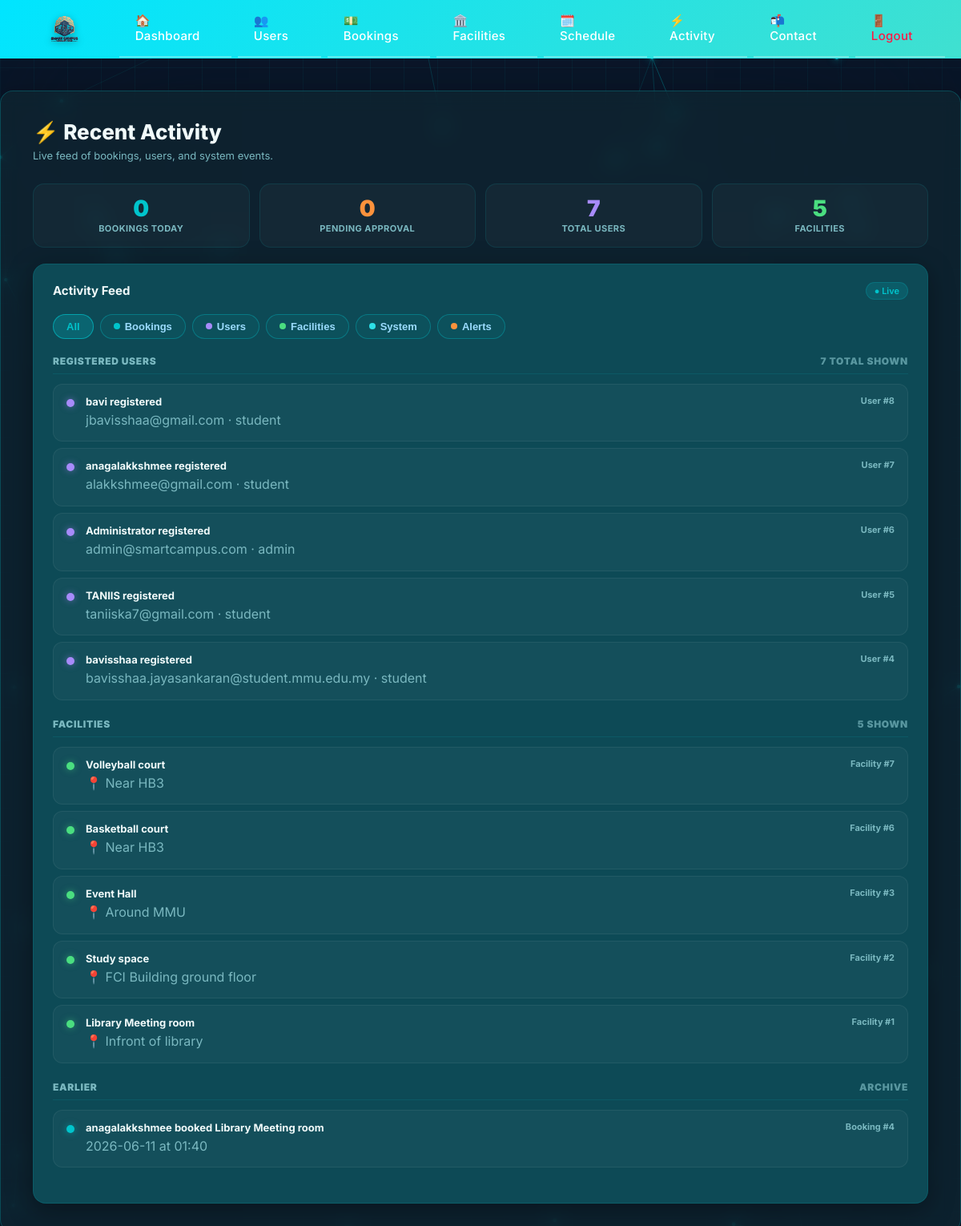
Before: /admin/activity (signed in) with the older database file.
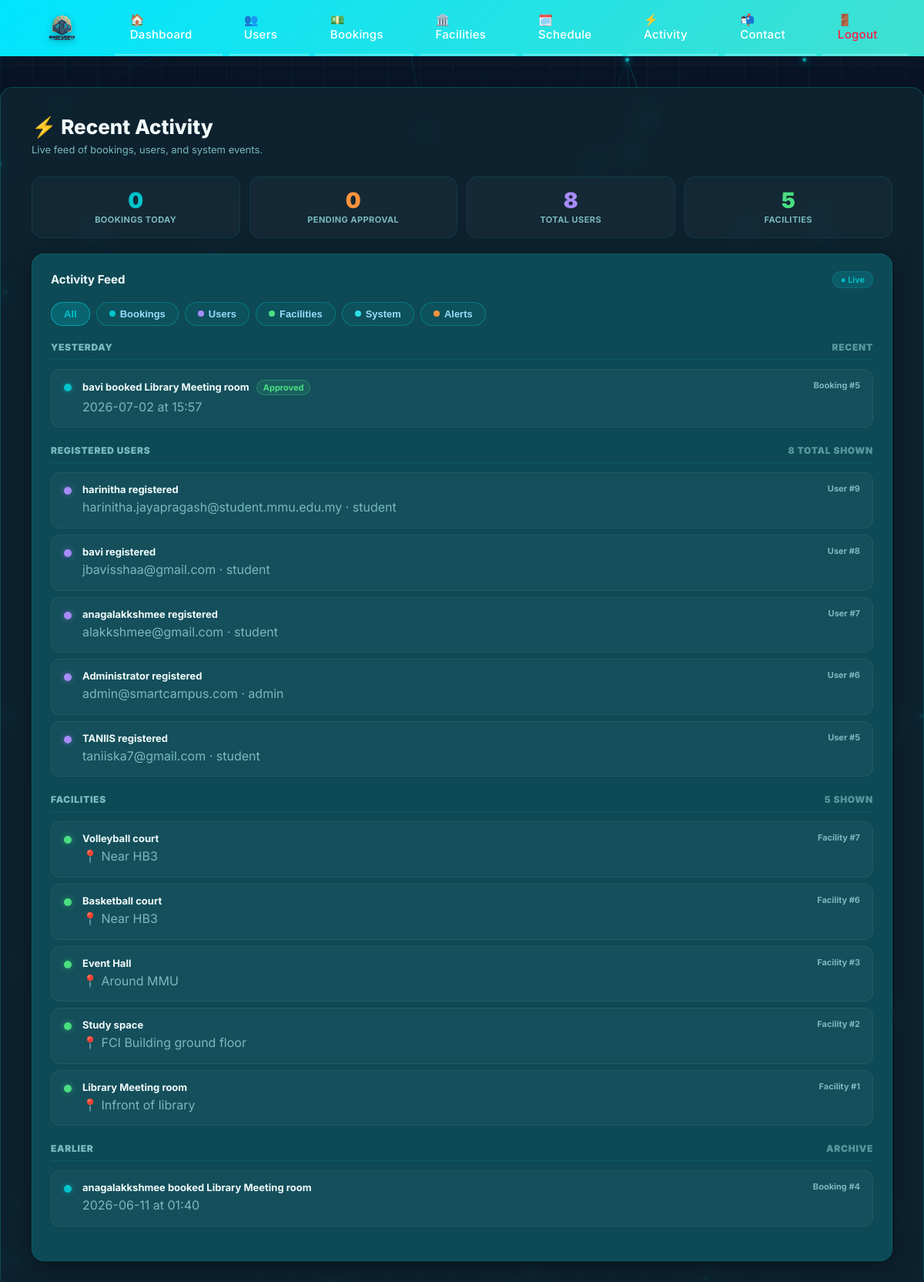
After: the same page with the newer database file.
### tables this page shows
CREATE TABLE users (
        id INTEGER PRIMARY KEY AUTOINCREMENT,
        name TEXT,
        username TEXT UNIQUE,
        email TEXT UNIQUE,
        password TEXT,
        role TEXT DEFAULT 'student'
    );

CREATE TABLE facilities (
        id INTEGER PRIMARY KEY AUTOINCREMENT,
        name TEXT,
        location TEXT,
        description TEXT,
        image_filenames TEXT DEFAULT ''
    , category TEXT DEFAULT 'others', capacity INTEGER DEFAULT 0, view_360_filename TEXT DEFAULT '');

CREATE TABLE bookings (
        id INTEGER PRIMARY KEY AUTOINCREMENT,
        user_id INTEGER,
        facility_id INTEGER,
        date TEXT,
        time TEXT,
        status TEXT,
        is_approved INTEGER DEFAULT 0
    , facility_title TEXT, created_at TEXT DEFAULT (datetime('now')));

### app.py (the view)
@app.route("/admin/activity")
def admin_activity():
    guard = require_admin()
    if guard: return guard
    conn = get_db()
    today = malaysia_now().strftime("%Y-%m-%d")
    yesterday = (malaysia_now() - timedelta(days=1)).strftime("%Y-%m-%d")
    bookings = conn.execute("""
        SELECT b.id, u.name AS user_name, f.name AS facility_name,
               b.date, b.time, b.status, b.is_approved
        FROM bookings b
        JOIN users u ON b.user_id = u.id
        JOIN facilities f ON b.facility_id = f.id
        ORDER BY b.id DESC LIMIT 30
    """).fetchall()
    users = conn.execute("""
        SELECT id, name, email, role FROM users ORDER BY id DESC LIMIT 20
    """).fetchall()
    facilities = conn.execute("""
        SELECT id, name, location FROM facilities ORDER BY id DESC LIMIT 10
    """).fetchall()
    total_bookings_today = conn.execute(
        "SELECT COUNT(*) as cnt FROM bookings WHERE date=?", (today,)
    ).fetchone()["cnt"]
    pending = conn.execute(
        "SELECT COUNT(*) as cnt FROM bookings WHERE is_approved=0 AND status != 'canceled'"
    ).fetchone()["cnt"]
    total_users = conn.execute("SELECT COUNT(*) as cnt FROM users").fetchone()["cnt"]
    total_facilities = conn.execute("SELECT COUNT(*) as cnt FROM facilities").fetchone()["cnt"]
    conn.close()
    return render_template("admin_activity.html",
        bookings=bookings, users=users, facilities=facilities,
        today=today, yesterday=yesterday,
        total_bookings_today=total_bookings_today,
        pending=pending, total_users=total_users,
        total_facilities=total_facilities,
    )

### app.py (called while the page is built)
def malaysia_now():
    return datetime.now(MALAYSIA_TZ)

def get_db():
    conn = sqlite3.connect("database.db")
    conn.row_factory = sqlite3.Row
    return conn

def require_admin():
    if "user_id" not in session:
        flash("Please log in as admin.")
        return redirect('/admin-login')
    if session.get("role") != "admin":
        session.clear()
        session.modified = True
        flash("Access denied. Please log in as admin.")
        return redirect('/admin-login')
    return None

### smart campus/templates/admin_activity.html (shortened to what this page needs)
{% extends "base.html" %}
{% block content %}
<div class="act-header">
  <h1>⚡ Recent Activity</h1>
  <p>Live feed of bookings, users, and system events.</p>
</div>
<div class="stat-strip">
  <div class="stat-card">
    <div class="num">{{ total_bookings_today }}</div>
    <div class="lbl">Bookings Today</div>
  </div>
  <div class="stat-card orange">
    <div class="num">{{ pending }}</div>
    <div class="lbl">Pending Approval</div>
  </div>
  <div class="stat-card purple">
    <div class="num">{{ total_users }}</div>
    <div class="lbl">Total Users</div>
  </div>
  <div class="stat-card green">
    <div class="num">{{ total_facilities }}</div>
    <div class="lbl">Facilities</div>
  </div>
</div>
<div class="panel">
  <div class="panel-header">
    <div class="panel-title">Activity Feed</div>
    <div class="panel-badge">● Live</div>
  </div>
  <div class="filters">
    <button class="fbtn active" type="button" data-type="all">All</button>
    <button class="fbtn" type="button" data-type="Bookings"><span class="fdot fdot-bookings"></span>Bookings</button>
    <button class="fbtn" type="button" data-type="Users"><span class="fdot fdot-users"></span>Users</button>
    <button class="fbtn" type="button" data-type="Facilities"><span class="fdot fdot-facilities"></span>Facilities</button>
    <button class="fbtn" type="button" data-type="System"><span class="fdot fdot-system"></span>System</button>
    <button class="fbtn" type="button" data-type="Alerts"><span class="fdot fdot-alerts"></span>Alerts</button>
  </div>
  <div id="activity">
    {% set today_bookings = bookings | selectattr('date', 'equalto', today) | list %}
    {% set yest_bookings = bookings | selectattr('date', 'equalto', yesterday) | list %}
    {% if yest_bookings %}
    <div class="day-block">
      <div class="day-head">
        <div class="day-title">Yesterday</div>
        <div class="day-title" style="opacity:.7;">Recent</div>
      </div>
      <div class="cards">
        {% for b in yest_bookings %}
        <div class="card" data-type="Bookings">
          <div class="dot c-bookings"></div>
          <div class="card-body">
            <div class="card-title">
              {{ b['user_name'] }} booked {{ b['facility_name'] }}
              {% if b['is_approved'] == 1 %}
                <span class="status-pill sp-approved">Approved</span>
              {% elif b['status'] == 'canceled' %}
                <span class="status-pill sp-canceled">Canceled</span>
              {% else %}
                <span class="status-pill sp-pending">Pending</span>
              {% endif %}
            </div>
            <p class="card-sub">{{ b['date'] }} at {{ b['time'] or '—' }}</p>
          </div>
          <div class="card-meta">Booking #{{ b['id'] }}</div>
        </div>
        {% endfor %}
      </div>
    </div>
    {% endif %}
    {% if users %}
    <div class="day-block">
      <div class="day-head">
        <div class="day-title">Registered Users</div>
        <div class="day-title" style="opacity:.7;">{{ users|length }} total shown</div>
      </div>
      <div class="cards">
        {% for u in users[:5] %}
        <div class="card" data-type="Users">
          <div class="dot c-users"></div>
          <div class="card-body">
            <div class="card-title">{{ u['name'] or 'Unknown' }} registered</div>
            <p class="card-sub">{{ u['email'] or '—' }} · {{ u['role'] or 'student' }}</p>
          </div>
          <div class="card-meta">User #{{ u['id'] }}</div>
        </div>
        {% endfor %}
      </div>
    </div>
    {% endif %}
    {% if facilities %}
    <div class="day-block">
      <div class="day-head">
        <div class="day-title">Facilities</div>
        <div class="day-title" style="opacity:.7;">{{ facilities|length }} shown</div>
      </div>
      <div class="cards">
        {% for f in facilities %}
        <div class="card" data-type="Facilities">
          <div class="dot c-facilities"></div>
          <div class="card-body">
            <div class="card-title">{{ f['name'] }}</div>
            <p class="card-sub">📍 {{ f['location'] or '—' }}</p>
          </div>
          <div class="card-meta">Facility #{{ f['id'] }}</div>
        </div>
        {% endfor %}
      </div>
    </div>
    {% endif %}
    {% set older = bookings | rejectattr('date', 'equalto', today) | rejectattr('date', 'equalto', yesterday) | list %}
    {% if older %}
    <div class="day-block">
      <div class="day-head">
        <div class="day-title">Earlier</div>
        <div class="day-title" style="opacity:.7;">Archive</div>
      </div>
      <div class="cards">
        {% for b in older[:5] %}
        <div class="card" data-type="Bookings">
          <div class="dot c-bookings"></div>
          <div class="card-body">
            <div class="card-title">{{ b['user_name'] }} booked {{ b['facility_name'] }}</div>
            <p class="card-sub">{{ b['date'] }} at {{ b['time'] or '—' }}</p>
          </div>
          <div class="card-meta">Booking #{{ b['id'] }}</div>
        </div>
        {% endfor %}
      </div>
    </div>
    {% endif %}
  </div>
</div>
{% endblock %}

### smart campus/templates/base.html (shortened to what this page needs)
<!DOCTYPE html>
<html>
<head>
    <link rel="stylesheet" href="{{ url_for('static', filename='admin.css') }}">
</head>
<body>
    <nav>
        <div class="site-branding">
            <img src="{{ url_for('static', filename='images/download-1.svg') }}" alt="Download" class="logo-img">
        </div>
        <a href="/admin">🏠 Dashboard</a>
        <a href="/admin/users">👥 Users</a>
        <a href="/admin/bookings">💵 Bookings</a>
        <a href="/admin/facilities">🏛️ Facilities</a>
        <a href="/admin/todays-schedule">🗓️ Schedule</a>
        <a href="/admin/activity">⚡ Activity</a>
        <a href="/admin/contact">📬 Contact</a>
        <a href="/logout">🚪 Logout</a>
    </nav>
    <div class="container">
        {% block content %}{% endblock %}
    </div>
</body>
</html>

### static/admin.css (style rules this page uses)
* { margin: 0; padding: 0; box-sizing: border-box; }
body { font-family: 'Inter', sans-serif; background: radial-gradient(1200px 700px at 15% 15%, rgba(0, 196, 204, 0.22), rgba(0, 196, 204, 0) 60%), radial-gradient(1000px 600px at 85% 25%, rgba(45, 224, 232, 0.18), rgba(45, 224, 232, 0) 55%), radial-gradient(900px 600px at 50% 90%, rgba(0, 196, 204, 0.14), rgba(0, 196, 204, 0) 58%), linear-gradient(135deg, #0a1628 0%, #0a1628 35%, #112d36 70%, #1a3d4a 100%); background-attachment: fixed; color: #c5cdd5; min-height: 100vh; overflow-x: hidden; }
nav, .container { position: relative; z-index: 10; }
nav { background: linear-gradient(135deg, #00E5FF, #40E0D0); backdrop-filter: blur(12px); border-bottom: 1px solid rgba(0, 229, 255, 0.3); padding: 0 20px 0 40px; display: flex; align-items: center; gap: 8px; position: sticky; top: 0; z-index: 100; }
nav a { color: #ffffff; text-decoration: none; padding: 16px 20px; font-weight: 500; font-size: 15px; letter-spacing: 0.3px; border-bottom: 2px solid rgba(255,255,255,0.3); transition: all 0.3s ease; }
nav a:last-child { margin-left: auto; color: #ff1744; }
.container, .panel { background: rgba(17, 45, 54, 0.55); backdrop-filter: blur(12px); border: 1px solid rgba(0, 196, 204, 0.25); box-shadow: 0 8px 32px rgba(0, 0, 0, 0.35); }
.site-branding { display: flex; align-items: center; gap: 12px; margin-right: 20px; }
.logo-img, .mascot-img { height: 44px; width: auto; border-radius: 4px; transition: all 0.3s ease; filter: drop-shadow(0 2px 4px rgba(0,0,0,0.3)); }
.container { max-width: 1200px; margin: 40px auto; padding: 35px 40px; border-radius: 16px; }
.container h1 { font-size: 32px; font-weight: 700; color: #ffffff; margin-bottom: 8px; }
.container p { font-size: 16px; line-height: 1.6; }
.stat-card { background: linear-gradient(135deg, rgba(76,175,80,0.15), rgba(76,175,80,0.05)); border: 1px solid rgba(0, 196, 204, 0.28); border-radius: 12px; padding: 24px; text-align: center; transition: transform 0.3s ease; }
button { margin-top: 15px; padding: 12px; width: 100%; background: linear-gradient(135deg, #1f3a44, #2c5364); color: white; border: none; border-radius: 8px; cursor: pointer; }

Changed rows visible on the page:
no longer on this page (row unchanged): users: name "bavisshaa", email "bavisshaa.jayasankaran@student.mmu.edu.my", role "student", id "4"
added bookings: user_name "bavi", facility_name "Library Meeting room", is_approved "Approved", date "2026-07-02", time "15:57", id "5", shown under "⚡ Recent Activity"
added users: name "harinitha", email "harinitha.jayapragash@student.mmu.edu.my", role "student", id "9"
Other visible differences:
{{ total_users }}: "7" → "8"
{{ users|length }}: "7" → "8"
text now shown: "YESTERDAY RECENT"
